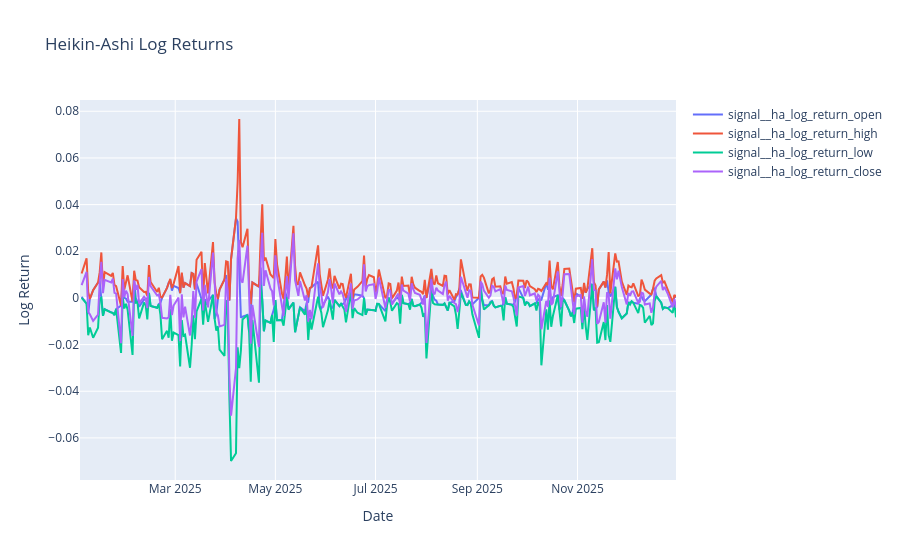

Here is the notebook cell this chart was saved with:
### Markdown cell above
## 2) Heikin-Ashi Signal

### Code cell
ha_signal = HeikinAshi()
df_ha = ha_signal.compute(df.copy())
ha_signal.plot(df_ha)

df_ha[ha_signal.output_columns].tail()

### Figure 1 — Plotly figure (JSON) as saved in the notebook; plotly's stock layout.template omitted (floating-point values rounded to 4 significant figures; data arrays with more than 128 entries replaced by an {"elided": "..."} marker saying what was removed)
{"data": [{"mode": "lines", "name": "signal__ha_log_return_open", "type": "scatter", "x": {"elided": "250 str values"}, "y": {"elided": "250 float values"}}, {"mode": "lines", "name": "signal__ha_log_return_high", "type": "scatter", "x": {"elided": "250 str values"}, "y": {"elided": "250 float values"}}, {"mode": "lines", "name": "signal__ha_log_return_low", "type": "scatter", "x": {"elided": "250 str values"}, "y": {"elided": "250 float values"}}, {"mode": "lines", "name": "signal__ha_log_return_close", "type": "scatter", "x": {"elided": "250 str values"}, "y": {"elided": "250 float values"}}], "layout": {"title": {"text": "Heikin-Ashi Log Returns"}, "xaxis": {"title": {"text": "Date"}}, "yaxis": {"title": {"text": "Log Return"}}}}
